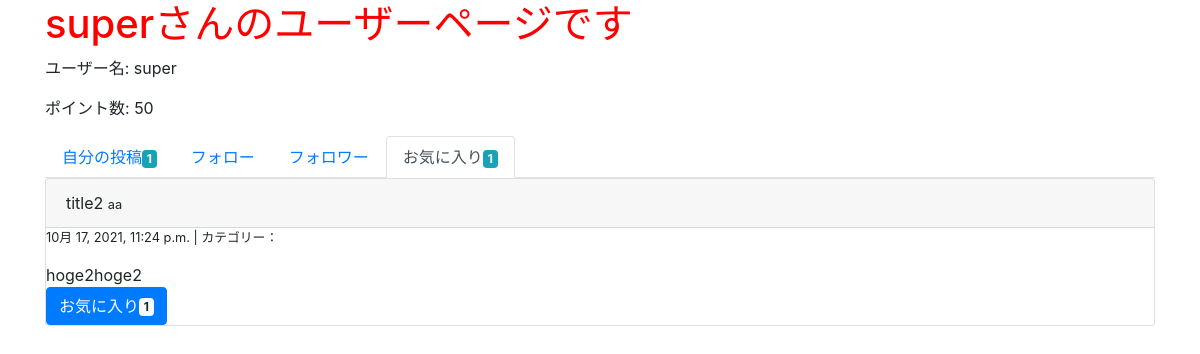
The app's page /user/1/favo with its own data.
### groomings/models.py (models this page shows, shortened)
class User(AbstractBaseUser, PermissionsMixin):
    username = models.CharField(max_length=150)
    email = models.EmailField(max_length=255, unique=True)
    point = models.IntegerField(default=50)
    is_active = models.BooleanField(default=True)
    is_staff = models.BooleanField(default=False) # 管理画面にログインできるかどうか
    USERNAME_FIELD = 'email' # このテーブルのレコードを一意に識別
    REQUIRED_FIELDS = ['username'] # スーパーユーザー作成時に入力する(emailとパスワードは必須だからそれ以外で)
    objects = UserManager()

class Date(models.Model):
    created_at = models.DateTimeField(default=now)
    class Meta:
        abstract = True

class Post(Date):
    title = models.CharField(max_length=30, null=True, blank=True)
    image = models.FileField(upload_to='post_image/', null=True)
    text = models.TextField(null=True, blank=True)
    user = models.ForeignKey(
        'User', on_delete=models.CASCADE, related_name="user_post"
    )
    favorite = models.ManyToManyField(User, related_name="user_favo_post")
    category = models.CharField(max_length=15, default='カテゴリーなし')
    class Meta:
        db_table = 'post'

### groomings/views.py (the view)
# urls.py: path(r'user/<int:user_id>/favo', views.user_favo, name='user_favo'), # ユーザーのお気に入り投稿ページ
def user_favo(request, user_id):
    user = User.objects.get(pk=user_id)
    favo_posts = user.user_favo_post.all()
    posts_count = user.user_post.all().count()
    favo_count = favo_posts.count()
    return render(request, 'groomings/user_favo.html', context={"user": user, 'favo_posts': favo_posts, "posts_count": posts_count, "favo_count": favo_count})

### groomings/templatetags/tag_event.py (called while the page is built)
@register.filter(name="count_favo")
def count_favo(post):
    return post.favorite.all().count()

### groomings/templates/groomings/user_favo.html (shortened to what this page needs)
{% extends "groomings/_user.html" %}
{% load tag_event %}
{% block posts %}
    <ul class="nav nav-tabs">
        <li class="nav-item"><a href="{% url 'groomings:user' user.id %}" class="nav-link">自分の投稿<span class="badge badge-info">{{ posts_count }}</span></a></li>
        <li class="nav-item"><a href="#" class="nav-link">フォロー</a></li>
        <li class="nav-item"><a href="#" class="nav-link">フォロワー</a></li>
        <li class="nav-item"><a href="{% url 'groomings:user_favo' user.id %}" class="nav-link active">お気に入り<span class="badge badge-info">{{ favo_count }}</span></a></li>
      </ul>
    {% for favo_post in favo_posts %}
      <div class="post card">
        <div class="card-header">
          {{ favo_post.title }}
          <small>{{ favo_post.user.username }}</small>
        </div>
        <div class="body">
          <p class="small">{{ favo_post.created_at }} | カテゴリー：{{ post.category }}</p>
          <span>{{ favo_post.text }}</span><br>
          <button class="btn btn-primary">お気に入り<span class="badge badge-light">{{ favo_post | count_favo }}</span></button>
        </div>
      </div>
    {% endfor %}
{% endblock %}

### groomings/templates/groomings/_user.html (shortened to what this page needs)
{% extends "groomings/base.html" %}
{% block content %}
  <h1 >{{ user.username }}さんのユーザーページです</h1>
  <div class="card-title">
    <p>ユーザー名: {{ user.username }}</p>
    <p>ポイント数: {{ user.point }}</p>
  </div>
  <div>
    {% block posts %}{% endblock %}
  </div>
{% endblock %}

### groomings/static/base.css (style rules this page uses)
h1 { color: red; }

### records on screen
User: username "super", point "50"
Post: title "title2", user.username "aa", created_at "10月 17, 2021, 11:24 p.m.", text "hoge2hoge2", id "1"

### other values on screen
{{ posts_count }} "1"
{{ favo_count }} "1"
